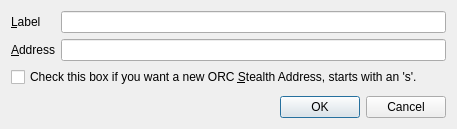
<?xml version="1.0" encoding="UTF-8"?>
<ui version="4.0">
 <class>EditAddressDialog</class>
 <widget class="QDialog" name="EditAddressDialog">
  <property name="geometry">
   <rect>
    <x>0</x>
    <y>0</y>
    <width>457</width>
    <height>129</height>
   </rect>
  </property>
  <property name="windowTitle">
   <string>Edit Address</string>
  </property>
  <layout class="QVBoxLayout" name="verticalLayout">
   <item>
    <layout class="QFormLayout" name="formLayout">
     <property name="fieldGrowthPolicy">
      <enum>QFormLayout::AllNonFixedFieldsGrow</enum>
     </property>
     <item row="0" column="0">
      <widget class="QLabel" name="label">
       <property name="text">
        <string>&amp;Label</string>
       </property>
       <property name="buddy">
        <cstring>labelEdit</cstring>
       </property>
      </widget>
     </item>
     <item row="0" column="1">
      <widget class="QLineEdit" name="labelEdit">
       <property name="toolTip">
        <string>The label associated with this address book entry</string>
       </property>
      </widget>
     </item>
     <item row="1" column="0">
      <widget class="QLabel" name="label_2">
       <property name="text">
        <string>&amp;Address</string>
       </property>
       <property name="buddy">
        <cstring>addressEdit</cstring>
       </property>
      </widget>
     </item>
     <item row="1" column="1">
      <widget class="QLineEdit" name="addressEdit">
       <property name="toolTip">
        <string>The address associated with this address book entry. This can only be modified for sending addresses.</string>
       </property>
      </widget>
     </item>
     <item row="2" column="0" colspan="2">
      <widget class="QCheckBox" name="stealthCB">
       <property name="text">
        <string>Check this box if you want a new ORC &amp;Stealth Address, starts with an 's'.</string>
       </property>
      </widget>
     </item>
    </layout>
   </item>
   <item>
    <widget class="QDialogButtonBox" name="buttonBox">
     <property name="orientation">
      <enum>Qt::Horizontal</enum>
     </property>
     <property name="standardButtons">
      <set>QDialogButtonBox::Cancel|QDialogButtonBox::Ok</set>
     </property>
    </widget>
   </item>
  </layout>
 </widget>
 <resources/>
 <connections>
  <connection>
   <sender>buttonBox</sender>
   <signal>accepted()</signal>
   <receiver>EditAddressDialog</receiver>
   <slot>accept()</slot>
   <hints>
    <hint type="sourcelabel">
     <x>248</x>
     <y>254</y>
    </hint>
    <hint type="destinationlabel">
     <x>157</x>
     <y>274</y>
    </hint>
   </hints>
  </connection>
  <connection>
   <sender>buttonBox</sender>
   <signal>rejected()</signal>
   <receiver>EditAddressDialog</receiver>
   <slot>reject()</slot>
   <hints>
    <hint type="sourcelabel">
     <x>316</x>
     <y>260</y>
    </hint>
    <hint type="destinationlabel">
     <x>286</x>
     <y>274</y>
    </hint>
   </hints>
  </connection>
 </connections>
</ui>
